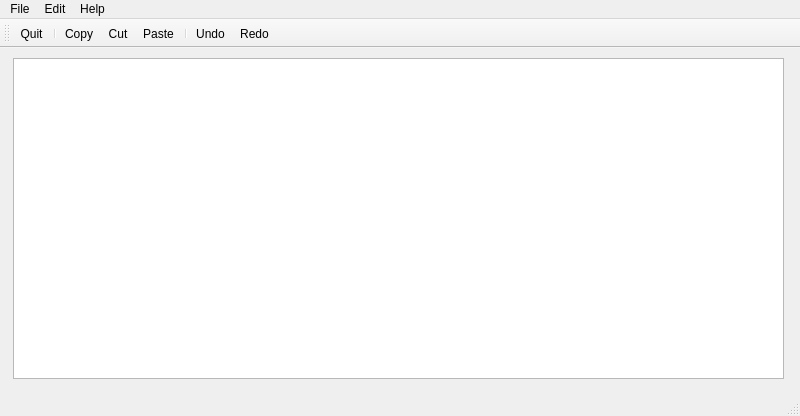
<?xml version="1.0" encoding="UTF-8"?>
<ui version="4.0">
 <class>MainWindow</class>
 <widget class="QMainWindow" name="MainWindow">
  <property name="geometry">
   <rect>
    <x>0</x>
    <y>0</y>
    <width>800</width>
    <height>416</height>
   </rect>
  </property>
  <property name="windowTitle">
   <string>MainWindow</string>
  </property>
  <widget class="QWidget" name="centralwidget">
   <widget class="QTextEdit" name="textEdit">
    <property name="geometry">
     <rect>
      <x>13</x>
      <y>10</y>
      <width>771</width>
      <height>321</height>
     </rect>
    </property>
   </widget>
  </widget>
  <widget class="QMenuBar" name="menubar">
   <property name="geometry">
    <rect>
     <x>0</x>
     <y>0</y>
     <width>800</width>
     <height>22</height>
    </rect>
   </property>
   <widget class="QMenu" name="menuFile">
    <property name="title">
     <string>File</string>
    </property>
    <addaction name="actionQuit"/>
   </widget>
   <widget class="QMenu" name="menuEdit">
    <property name="title">
     <string>Edit</string>
    </property>
    <addaction name="actionCopy"/>
    <addaction name="actionCut"/>
    <addaction name="actionPaste"/>
    <addaction name="separator"/>
    <addaction name="actionUndo"/>
    <addaction name="actionReo"/>
   </widget>
   <widget class="QMenu" name="menuHelp">
    <property name="title">
     <string>Help</string>
    </property>
    <addaction name="actionAbout"/>
    <addaction name="actionAbout_Qt"/>
   </widget>
   <addaction name="menuFile"/>
   <addaction name="menuEdit"/>
   <addaction name="menuHelp"/>
  </widget>
  <widget class="QStatusBar" name="statusbar"/>
  <widget class="QToolBar" name="toolBar">
   <property name="windowTitle">
    <string>toolBar</string>
   </property>
   <attribute name="toolBarArea">
    <enum>TopToolBarArea</enum>
   </attribute>
   <attribute name="toolBarBreak">
    <bool>false</bool>
   </attribute>
   <addaction name="actionQuit"/>
   <addaction name="separator"/>
   <addaction name="actionCopy"/>
   <addaction name="actionCut"/>
   <addaction name="actionPaste"/>
   <addaction name="separator"/>
   <addaction name="actionUndo"/>
   <addaction name="actionReo"/>
  </widget>
  <action name="actionQuit">
   <property name="icon">
    <iconset resource="../../../../Desktop/Qt Designer/Udemy_MainWindow/resource.qrc">
     <normaloff>:/images/quitIcon.png</normaloff>:/images/quitIcon.png</iconset>
   </property>
   <property name="text">
    <string>Quit</string>
   </property>
  </action>
  <action name="actionCopy">
   <property name="icon">
    <iconset resource="../../../../Desktop/Qt Designer/Udemy_MainWindow/resource.qrc">
     <normaloff>:/images/copyIcon.png</normaloff>:/images/copyIcon.png</iconset>
   </property>
   <property name="text">
    <string>Copy</string>
   </property>
  </action>
  <action name="actionCut">
   <property name="icon">
    <iconset resource="../../../../Desktop/Qt Designer/Udemy_MainWindow/resource.qrc">
     <normaloff>:/images/cutIcon.png</normaloff>:/images/cutIcon.png</iconset>
   </property>
   <property name="text">
    <string>Cut</string>
   </property>
  </action>
  <action name="actionPaste">
   <property name="icon">
    <iconset resource="../../../../Desktop/Qt Designer/Udemy_MainWindow/resource.qrc">
     <normaloff>:/images/pasteIcon.png</normaloff>:/images/pasteIcon.png</iconset>
   </property>
   <property name="text">
    <string>Paste</string>
   </property>
  </action>
  <action name="actionUndo">
   <property name="icon">
    <iconset resource="../../../../Desktop/Qt Designer/Udemy_MainWindow/resource.qrc">
     <normaloff>:/images/undoIcon.png</normaloff>:/images/undoIcon.png</iconset>
   </property>
   <property name="text">
    <string>Undo</string>
   </property>
  </action>
  <action name="actionReo">
   <property name="icon">
    <iconset resource="../../../../Desktop/Qt Designer/Udemy_MainWindow/resource.qrc">
     <normaloff>:/images/redoIcon.png</normaloff>:/images/redoIcon.png</iconset>
   </property>
   <property name="text">
    <string>Redo</string>
   </property>
  </action>
  <action name="actionAbout">
   <property name="icon">
    <iconset resource="../../../../Desktop/Qt Designer/Udemy_MainWindow/resource.qrc">
     <normaloff>:/images/aboutIcon.png</normaloff>:/images/aboutIcon.png</iconset>
   </property>
   <property name="text">
    <string>About</string>
   </property>
  </action>
  <action name="actionAbout_Qt">
   <property name="icon">
    <iconset resource="../../../../Desktop/Qt Designer/Udemy_MainWindow/resource.qrc">
     <normaloff>:/images/aboutQtIcon.png</normaloff>:/images/aboutQtIcon.png</iconset>
   </property>
   <property name="text">
    <string>About Qt</string>
   </property>
  </action>
 </widget>
 <resources>
  <include location="../../../../Desktop/Qt Designer/Udemy_MainWindow/resource.qrc"/>
 </resources>
 <connections/>
</ui>
